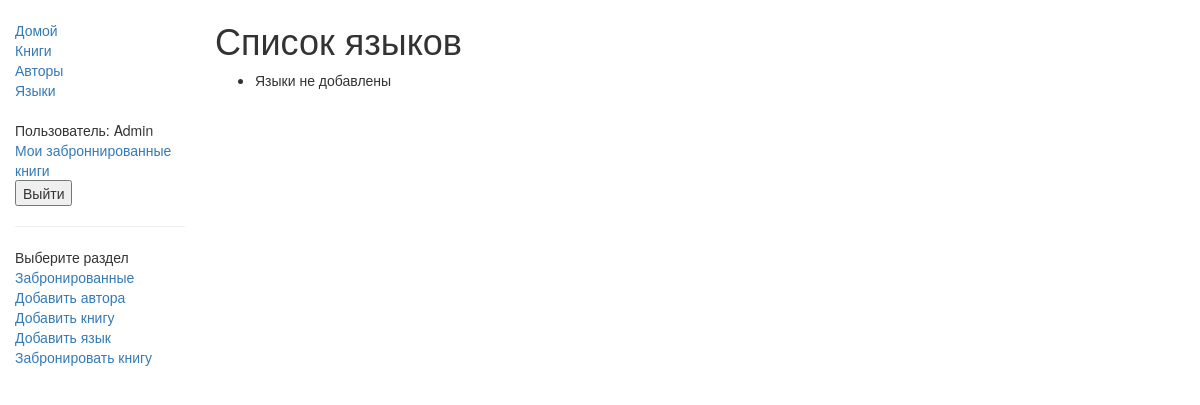
Before: /catalog/language/ (signed in) with the older database file.
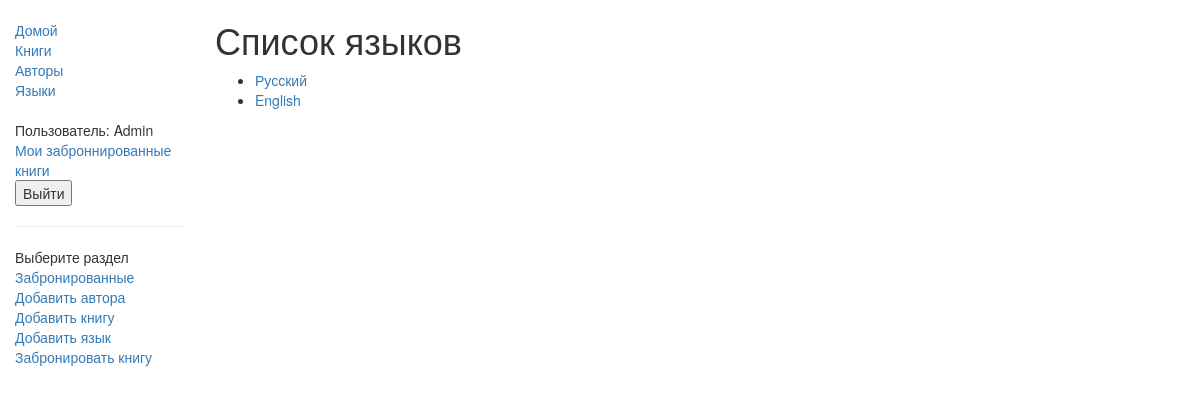
After: the same page with the newer database file.
### catalog/models.py (models this page shows)
class Language(models.Model):
    name = models.CharField(max_length=200,
                            unique=True,
                            help_text="Enter the book's natural language (e.g. English, French, Japanese etc.)")
    def get_absolute_url(self):
        return reverse('language-detail', args=[str(self.id)])
    def __str__(self):
        return self.name

### catalog/views.py (the view)
# urls.py: path('language/', views.LanguageListView.as_view(), name='languages'),
class LanguageListView(generic.ListView):
    model = Language

### catalog/templates/catalog/language_list.html
{% extends "base_generic.html" %}
{% block content %}
<h1>Список языков</h1>
<ul>
  {% for language in language_list %}
  <li>
    <a href="{{ language.get_absolute_url }}">{{ language }}</a>
  </li>
  {% empty %}
  <li>Языки не добавлены</li>
  {% endfor %}
</ul>
{% endblock %}

Changed rows visible on the page:
added Language: name "Русский"
added Language: name "English"
Other visible differences:
text no longer shown: "Языки не добавлены"
